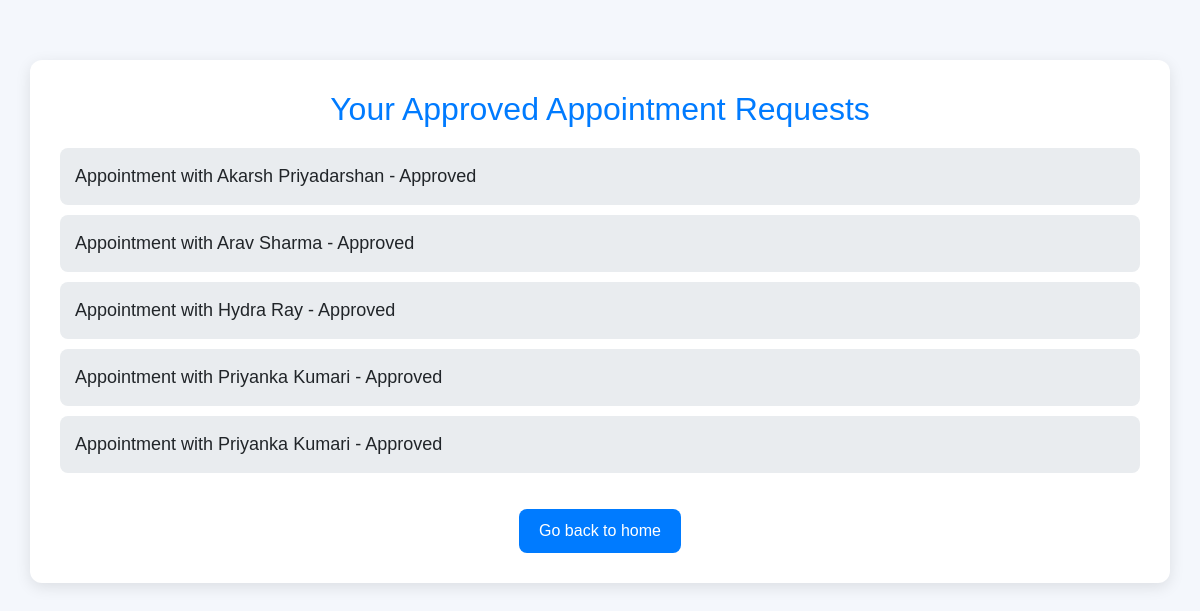
/appointment/approved/ (signed in), run on an earlier commit of the app's database.
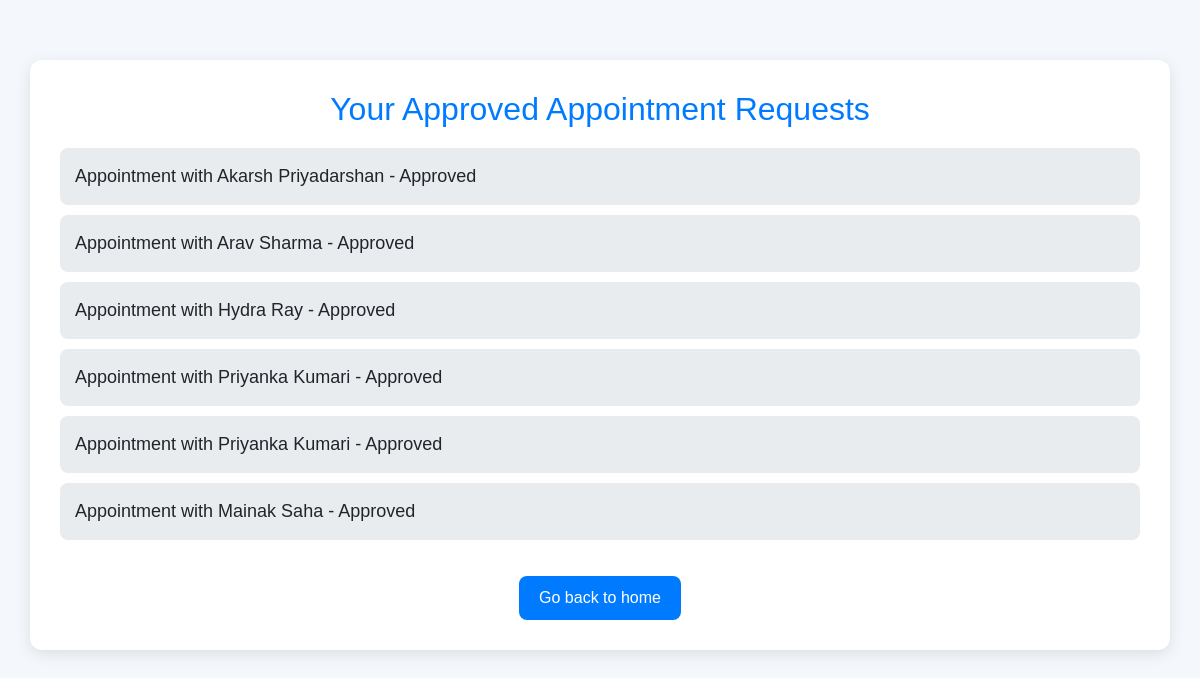
And on a later commit of the database.
### advisor/models.py (models this page shows, shortened)
class UserRequest(models.Model):
    user = models.ForeignKey(User, on_delete=models.CASCADE, related_name="requests")
    tax_advisor = models.ForeignKey(User, on_delete=models.CASCADE, related_name="advisor_requests")
    first_name = models.CharField(max_length=150)
    last_name = models.CharField(max_length=150)
    email = models.EmailField()
    approved = models.BooleanField(default=False)
    rejected = models.BooleanField(default=False)
    slot = models.CharField(max_length=100, null=True)  # Store the time slot as a string (can use choices)
    date = models.DateField(null=True)  # Store the appointment date

### appointment/views.py (the view)
# urls.py: path('approved/', views.approved_requests, name='approved_requests'),
def approved_requests(request):
    requests = UserRequest.objects.filter(user=request.user, approved=True)
    return render(request, 'appointment/approved_requests.html', {'requests': requests})

### accounts/context_processor.py (called while the page is built)
def user_groups(request):
    user = request.user
    return {
        'is_admin': user.is_authenticated and user.is_superuser,
        'is_taxadvisor': user.is_authenticated and user.groups.filter(name='Tax Advisor').exists(),
        'is_indivual_user': user.is_authenticated and user.groups.filter(name='Individual User').exists(),
    }

### appointment/templates/appointment/approved_requests.html (shortened to what this page needs)
<!DOCTYPE html>
<html lang="en">
<head>
<link rel="stylesheet" href="https://maxcdn.bootstrapcdn.com/bootstrap/4.5.2/css/bootstrap.min.css">
</head>
<body>
<div class="container">
<h1>Your Approved Appointment Requests</h1>
        {% if requests %}
<ul>
                {% for request in requests %}
<li>
                        Appointment with {{ request.tax_advisor.first_name }} {{ request.tax_advisor.last_name }} - Approved
</li>
                {% endfor %}
</ul>
        {% else %}
<p>You have no approved appointment requests.</p>
        {% endif %}
<a href="{% url 'home' %}">Go back to home</a>
</div>
</body>
</html>

What changed in the data, as far as the page shows it:
added UserRequest: tax_advisor.first_name "Mainak", tax_advisor.last_name "Saha"
